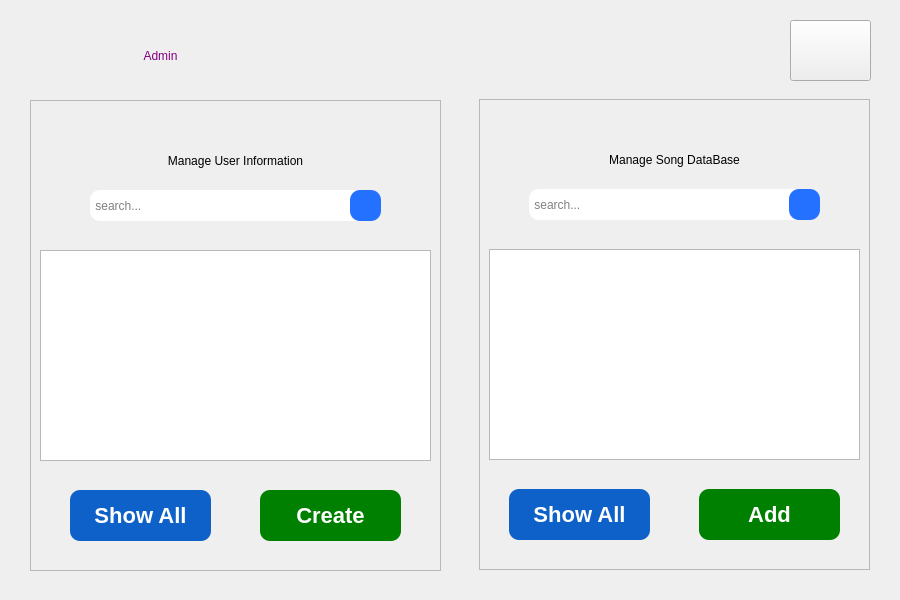
<?xml version="1.0" encoding="UTF-8"?>
<ui version="4.0">
 <class>adminWidget</class>
 <widget class="QWidget" name="adminWidget">
  <property name="geometry">
   <rect>
    <x>0</x>
    <y>0</y>
    <width>900</width>
    <height>600</height>
   </rect>
  </property>
  <property name="windowTitle">
   <string>Form</string>
  </property>
  <widget class="QFrame" name="frame">
   <property name="geometry">
    <rect>
     <x>30</x>
     <y>100</y>
     <width>411</width>
     <height>471</height>
    </rect>
   </property>
   <property name="cursor">
    <cursorShape>PointingHandCursor</cursorShape>
   </property>
   <property name="frameShape">
    <enum>QFrame::StyledPanel</enum>
   </property>
   <property name="frameShadow">
    <enum>QFrame::Raised</enum>
   </property>
   <widget class="QLineEdit" name="searchUserEdit">
    <property name="geometry">
     <rect>
      <x>60</x>
      <y>90</y>
      <width>291</width>
      <height>31</height>
     </rect>
    </property>
    <property name="styleSheet">
     <string notr="true">QLineEdit{
border-radius:10px;
	font: 14pt &quot;Adobe Arabic&quot;;
}</string>
    </property>
    <property name="placeholderText">
     <string> search...</string>
    </property>
   </widget>
   <widget class="QPushButton" name="searchButton_1">
    <property name="geometry">
     <rect>
      <x>320</x>
      <y>90</y>
      <width>31</width>
      <height>31</height>
     </rect>
    </property>
    <property name="cursor">
     <cursorShape>PointingHandCursor</cursorShape>
    </property>
    <property name="styleSheet">
     <string notr="true">QPushButton{
	border-image: url(:/new/prefix1/pic/search_icon.png);
	border-radius: 10px;
	background-color:rgb(37, 113, 255);	
	border-style:outset;
}

QPushButton:hover
{
  border-radius:10px;
  color:black;
  background-color: rgb(13, 97, 200);
  border-color: rgba(255, 255, 255,200);
}

QPushButton:pressed{
	border-image: url(:/new/prefix1/pic/search_icon.png);
	border-radius: 10px;
	background-color:rgb(37, 113, 255);	
	border-style:inset;
}</string>
    </property>
    <property name="text">
     <string/>
    </property>
    <property name="iconSize">
     <size>
      <width>12</width>
      <height>12</height>
     </size>
    </property>
    <property name="flat">
     <bool>true</bool>
    </property>
   </widget>
   <widget class="QLabel" name="userInfoLabel">
    <property name="geometry">
     <rect>
      <x>60</x>
      <y>30</y>
      <width>291</width>
      <height>61</height>
     </rect>
    </property>
    <property name="styleSheet">
     <string notr="true">font: 87 14pt &quot;Arial Black&quot;;
color: black;</string>
    </property>
    <property name="text">
     <string>Manage User Information</string>
    </property>
    <property name="alignment">
     <set>Qt::AlignCenter</set>
    </property>
   </widget>
   <widget class="QTableView" name="userInfoTable">
    <property name="geometry">
     <rect>
      <x>10</x>
      <y>150</y>
      <width>391</width>
      <height>211</height>
     </rect>
    </property>
   </widget>
   <widget class="QPushButton" name="createUserButton">
    <property name="geometry">
     <rect>
      <x>230</x>
      <y>390</y>
      <width>141</width>
      <height>51</height>
     </rect>
    </property>
    <property name="cursor">
     <cursorShape>PointingHandCursor</cursorShape>
    </property>
    <property name="styleSheet">
     <string notr="true"> QPushButton
{
border-radius:10px;
	color:white;
   background-color: green;
   border-style:outset;
   font-style:MingLiU-ExtB;
   font-size:22px;
   font: bold;
}

QPushButton:hover
{
border-radius:10px;
	color:black;
  background-color: rgba(100, 255, 100, 100);
  border-color: rgba(255, 255, 255,200);
}

QPushButton:pressed
{
border-radius:10px;
	color:white;
   background-color:rgba(44, 47, 47, 50);
   border-style:inset;
   font-style:MingLiU-ExtB;
   font-size:22px;
   font: bold;
}</string>
    </property>
    <property name="text">
     <string>Create</string>
    </property>
    <property name="flat">
     <bool>true</bool>
    </property>
   </widget>
   <widget class="QPushButton" name="showAllUserButton">
    <property name="geometry">
     <rect>
      <x>40</x>
      <y>390</y>
      <width>141</width>
      <height>51</height>
     </rect>
    </property>
    <property name="cursor">
     <cursorShape>PointingHandCursor</cursorShape>
    </property>
    <property name="styleSheet">
     <string notr="true">QPushButton{
	color:white;
    border-radius:10px;
	background-color: rgb(13, 97, 200);
    border-style:outset;
    font-style:MingLiU-ExtB;
    font-size:22px;
    font: bold;
}

QPushButton:hover{
	border-radius:10px;
	color:black;
	background-color:rgb(210, 255, 255);
	border-color: rgba(255, 255, 255,200);
}

QPushButton:pressed{
	border-radius:10px;
	color:white;
	background-color:rgb(37, 113, 255);	
	border-style:inset;
	font-style:MingLiU-ExtB;
	font-size:22px;
	font: bold;
}</string>
    </property>
    <property name="text">
     <string>Show All</string>
    </property>
    <property name="flat">
     <bool>true</bool>
    </property>
   </widget>
  </widget>
  <widget class="QLabel" name="adminTopicLabel">
   <property name="geometry">
    <rect>
     <x>30</x>
     <y>20</y>
     <width>261</width>
     <height>71</height>
    </rect>
   </property>
   <property name="styleSheet">
    <string notr="true">font: 87 40pt &quot;Arial Black&quot;;
color: purple;</string>
   </property>
   <property name="text">
    <string>Admin</string>
   </property>
   <property name="alignment">
    <set>Qt::AlignCenter</set>
   </property>
  </widget>
  <widget class="QFrame" name="frame_2">
   <property name="geometry">
    <rect>
     <x>479</x>
     <y>99</y>
     <width>391</width>
     <height>471</height>
    </rect>
   </property>
   <property name="frameShape">
    <enum>QFrame::StyledPanel</enum>
   </property>
   <property name="frameShadow">
    <enum>QFrame::Raised</enum>
   </property>
   <widget class="QLabel" name="songDataLabel">
    <property name="geometry">
     <rect>
      <x>50</x>
      <y>30</y>
      <width>291</width>
      <height>61</height>
     </rect>
    </property>
    <property name="styleSheet">
     <string notr="true">font: 87 14pt &quot;Arial Black&quot;;
color: black;</string>
    </property>
    <property name="text">
     <string>Manage Song DataBase</string>
    </property>
    <property name="alignment">
     <set>Qt::AlignCenter</set>
    </property>
   </widget>
   <widget class="QPushButton" name="searchButton_2">
    <property name="geometry">
     <rect>
      <x>310</x>
      <y>90</y>
      <width>31</width>
      <height>31</height>
     </rect>
    </property>
    <property name="cursor">
     <cursorShape>PointingHandCursor</cursorShape>
    </property>
    <property name="styleSheet">
     <string notr="true">QPushButton{
	border-image: url(:/new/prefix1/pic/search_icon.png);
	border-radius: 10px;
	background-color:rgb(37, 113, 255);	
	border-style:outset;
}

QPushButton:hover
{
  border-radius:10px;
  color:black;
  background-color: rgb(13, 97, 200);
  border-color: rgba(255, 255, 255,200);
}

QPushButton:pressed{
	border-image: url(:/new/prefix1/pic/search_icon.png);
	border-radius: 10px;
	background-color:rgb(37, 113, 255);	
	border-style:inset;
}</string>
    </property>
    <property name="text">
     <string/>
    </property>
    <property name="flat">
     <bool>true</bool>
    </property>
   </widget>
   <widget class="QLineEdit" name="searchSongEdit">
    <property name="geometry">
     <rect>
      <x>50</x>
      <y>90</y>
      <width>291</width>
      <height>31</height>
     </rect>
    </property>
    <property name="styleSheet">
     <string notr="true">QLineEdit{
border-radius:10px;
	font: 14pt &quot;Adobe Arabic&quot;;
}</string>
    </property>
    <property name="placeholderText">
     <string> search...</string>
    </property>
   </widget>
   <widget class="QTableView" name="songDataTable">
    <property name="geometry">
     <rect>
      <x>10</x>
      <y>150</y>
      <width>371</width>
      <height>211</height>
     </rect>
    </property>
   </widget>
   <widget class="QPushButton" name="addSongButton">
    <property name="geometry">
     <rect>
      <x>220</x>
      <y>390</y>
      <width>141</width>
      <height>51</height>
     </rect>
    </property>
    <property name="cursor">
     <cursorShape>PointingHandCursor</cursorShape>
    </property>
    <property name="styleSheet">
     <string notr="true"> QPushButton
{
border-radius:10px;
	color:white;
   background-color: green;
   border-style:outset;
   font-style:MingLiU-ExtB;
   font-size:22px;
   font: bold;
}

QPushButton:hover
{
border-radius:10px;
color:black;
background-color: rgba(100, 255, 100, 100);
border-color: rgba(255, 255, 255,200);
}

QPushButton:pressed
{
border-radius:10px;
	color:white;
   background-color:rgba(44, 47, 47, 50);
   border-style:inset;
   font-style:MingLiU-ExtB;
   font-size:22px;
   font: bold;
}</string>
    </property>
    <property name="text">
     <string>Add</string>
    </property>
    <property name="flat">
     <bool>true</bool>
    </property>
   </widget>
   <widget class="QPushButton" name="showAllSongButton">
    <property name="geometry">
     <rect>
      <x>30</x>
      <y>390</y>
      <width>141</width>
      <height>51</height>
     </rect>
    </property>
    <property name="cursor">
     <cursorShape>PointingHandCursor</cursorShape>
    </property>
    <property name="styleSheet">
     <string notr="true">QPushButton{
	color:white;
    border-radius:10px;
	background-color: rgb(13, 97, 200);
    border-style:outset;
    font-style:MingLiU-ExtB;
    font-size:22px;
    font: bold;
}

QPushButton:hover{
	border-radius:10px;
	color:black;
	background-color:rgb(210, 255, 255);
	border-color: rgba(255, 255, 255,200);
}

QPushButton:pressed{
	border-radius:10px;
	color:white;
	background-color:rgb(37, 113, 255);	
	border-style:inset;
	font-style:MingLiU-ExtB;
	font-size:22px;
	font: bold;
}</string>
    </property>
    <property name="text">
     <string>Show All</string>
    </property>
    <property name="flat">
     <bool>true</bool>
    </property>
   </widget>
   <zorder>searchSongEdit</zorder>
   <zorder>songDataLabel</zorder>
   <zorder>searchButton_2</zorder>
   <zorder>songDataTable</zorder>
   <zorder>addSongButton</zorder>
   <zorder>showAllSongButton</zorder>
  </widget>
  <widget class="QPushButton" name="backButton">
   <property name="geometry">
    <rect>
     <x>790</x>
     <y>20</y>
     <width>81</width>
     <height>61</height>
    </rect>
   </property>
   <property name="text">
    <string/>
   </property>
   <property name="iconSize">
    <size>
     <width>40</width>
     <height>40</height>
    </size>
   </property>
  </widget>
 </widget>
 <resources/>
 <connections/>
</ui>
